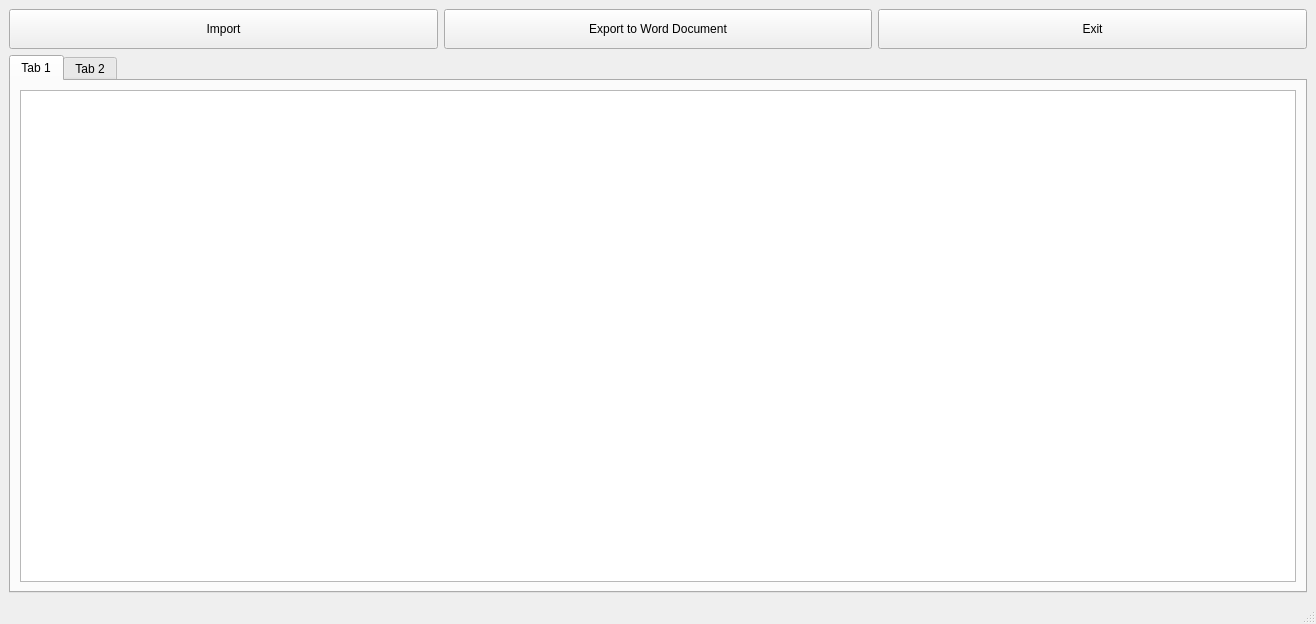
<?xml version="1.0" encoding="UTF-8"?>
<ui version="4.0">
 <class>MainWindow</class>
 <widget class="QMainWindow" name="MainWindow">
  <property name="geometry">
   <rect>
    <x>0</x>
    <y>0</y>
    <width>1316</width>
    <height>624</height>
   </rect>
  </property>
  <property name="sizePolicy">
   <sizepolicy hsizetype="Expanding" vsizetype="Expanding">
    <horstretch>0</horstretch>
    <verstretch>0</verstretch>
   </sizepolicy>
  </property>
  <property name="windowTitle">
   <string>MainWindow</string>
  </property>
  <property name="tabShape">
   <enum>QTabWidget::Triangular</enum>
  </property>
  <widget class="QWidget" name="centralwidget">
   <layout class="QVBoxLayout" name="verticalLayout">
    <item>
     <layout class="QHBoxLayout" name="horizontalLayout">
      <item>
       <widget class="QPushButton" name="button1">
        <property name="minimumSize">
         <size>
          <width>100</width>
          <height>40</height>
         </size>
        </property>
        <property name="text">
         <string>Import</string>
        </property>
       </widget>
      </item>
      <item>
       <widget class="QPushButton" name="button2">
        <property name="minimumSize">
         <size>
          <width>100</width>
          <height>40</height>
         </size>
        </property>
        <property name="text">
         <string>Export to Word Document</string>
        </property>
       </widget>
      </item>
      <item>
       <widget class="QPushButton" name="button2">
        <property name="minimumSize">
         <size>
          <width>100</width>
          <height>40</height>
         </size>
        </property>
        <property name="text">
         <string>Exit</string>
        </property>
       </widget>
      </item>
     </layout>
    </item>
    <item>
     <widget class="QTabWidget" name="tabWidget">
      <property name="currentIndex">
       <number>0</number>
      </property>
      <widget class="QWidget" name="tab">
       <property name="sizePolicy">
        <sizepolicy hsizetype="Expanding" vsizetype="Expanding">
         <horstretch>0</horstretch>
         <verstretch>0</verstretch>
        </sizepolicy>
       </property>
       <attribute name="title">
        <string>Tab 1</string>
       </attribute>
       <layout class="QVBoxLayout" name="verticalLayout">
        <item>
         <layout class="QHBoxLayout" name="horizontalLayout">
          <item>
           <widget class="QTableWidget" name="tableWidget">
            <property name="sizePolicy">
             <sizepolicy hsizetype="Expanding" vsizetype="Expanding">
              <horstretch>0</horstretch>
              <verstretch>0</verstretch>
             </sizepolicy>
            </property>
           </widget>
          </item>
         </layout>
        </item>
       </layout>
      </widget>
      <widget class="QWidget" name="tab_2">
       <attribute name="title">
        <string>Tab 2</string>
       </attribute>
      </widget>
     </widget>
    </item>
   </layout>
  </widget>
  <widget class="QMenuBar" name="menubar">
   <property name="geometry">
    <rect>
     <x>0</x>
     <y>0</y>
     <width>1316</width>
     <height>21</height>
    </rect>
   </property>
  </widget>
  <widget class="QStatusBar" name="statusbar"/>
 </widget>
 <resources/>
 <connections/>
</ui>
